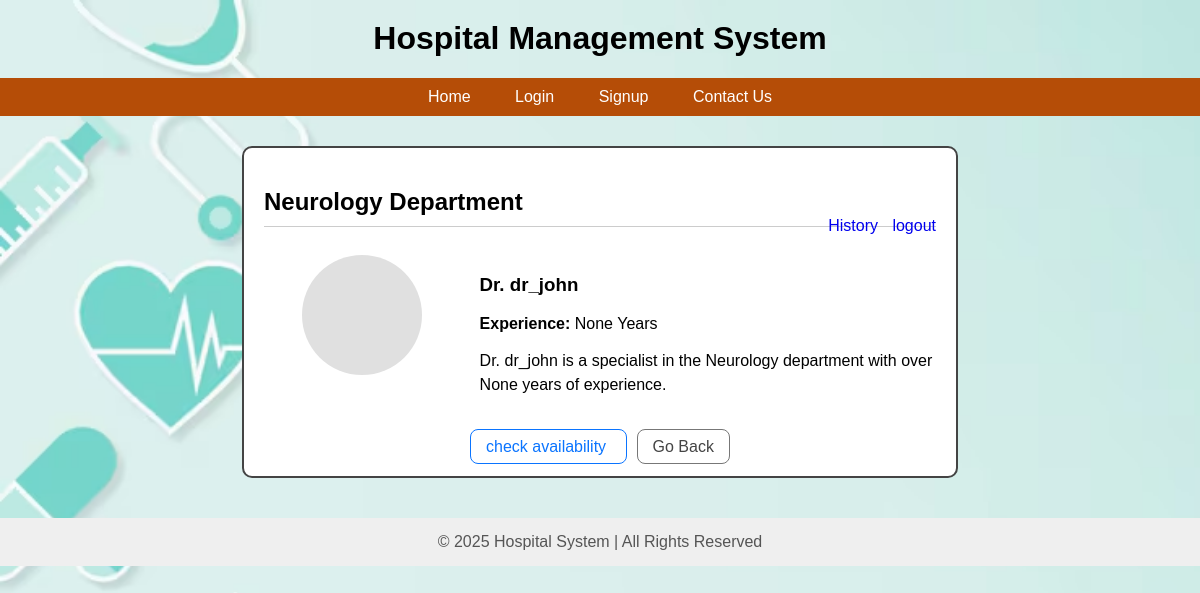
Page /doctor/3/details on the committed database.
### app.py (models this page shows)
class Department(db.Model):
    __tablename__ = 'departments'
    id = db.Column(db.Integer, primary_key=True)
    name = db.Column(db.String(100), unique=True, nullable=False)
    description = db.Column(db.String(255), nullable=True)
    doctors = db.relationship("User", back_populates="department")

class User(db.Model):
    __tablename__ = 'users'
    id = db.Column(db.Integer, primary_key=True)
    user_name = db.Column(db.String(80), unique=True, nullable=False)
    email = db.Column(db.String(120), unique=True, nullable=False)
    password = db.Column(db.String(200), nullable=False)
    role = db.Column(db.String(50), nullable=False)
    created_at = db.Column(db.DateTime, default=datetime.utcnow)
    experience = db.Column(db.Integer, nullable=True)
    department_id = db.Column(db.Integer, db.ForeignKey('departments.id'), nullable=True)
    department = db.relationship("Department",back_populates="doctors")

### app.py (the view)
@app.route('/doctor/<int:doctor_id>/details')
def doctor_details(doctor_id):
    doctor = User.query.get_or_404(doctor_id)
    department = Department.query.get(doctor.department_id)
    return render_template(
        'patient/doctor_details.html',
        doctor=doctor,
        department=department
    )

### templates/patient/doctor_details.html (shortened to what this page needs)
{% extends "root.html" %}
{% block content %}
<div style="
    width: 70%;
    margin: 30px auto;
    padding: 20px;
    border: 2px solid #444;
    border-radius: 10px;
    background: #fff;
">
    <h2 style="border-bottom: 1px solid #ccc; padding-bottom: 10px;">
        {{ department.name }} Department
    </h2>
    <div style="text-align: right; margin-top: -30px;">
        <a href="{{ url_for('patient_history') }}"
           style="margin-right: 10px; text-decoration:none;">History</a>
        <a href="{{ url_for('logout') }}" style="text-decoration:none;">logout</a>
    </div>
    <div style="display:flex; margin-top:20px;">
        <div style="width: 30%; text-align:center;">
            <div style="
                width:120px; height:120px;
                border-radius:50%;
                background:#e0e0e0;
                margin:auto;
            "></div>
        </div>
        <div style="width: 70%; padding-left: 20px;">
            <h3>Dr. {{ doctor.user_name }}</h3>
            <p><b>Experience:</b> {{ doctor.experience }} Years</p>
            <p style="margin-top:10px; line-height:1.5;">
                Dr. {{ doctor.user_name }} is a specialist in the
                {{ department.name }} department with over
                {{ doctor.experience }} years of experience.
            </p>
        </div>
    </div>
    <div style="margin-top: 25px; text-align:center;">
        <a href="{{ url_for('doctor_availability', doctor_id=doctor.id) }}"
           style="
                padding:8px 15px;
                border:1px solid #0a74ff;
                color:#0a74ff;
                border-radius:8px;
                margin-right:10px;
                text-decoration:none;
           ">
            check availability
        </a>
        <a href="{{ url_for('department_details', dept_id=department.id) }}"
           style="
                padding:8px 15px;
                border:1px solid #777;
                color:#444;
                border-radius:8px;
                text-decoration:none;
           ">
            Go Back
        </a>
    </div>
</div>
{% endblock %}

### templates/root.html (style rules this page uses)
body { font-family: Arial; margin: 0; padding: 0; background-image: url('/static/images/back_ground image1.jpg'); background-size: cover; background-repeat: no-repeat; background-attachment: fixed; }

### rows in the picture
Department: name "Neurology"
User: user_name "dr_john", experience "None"
